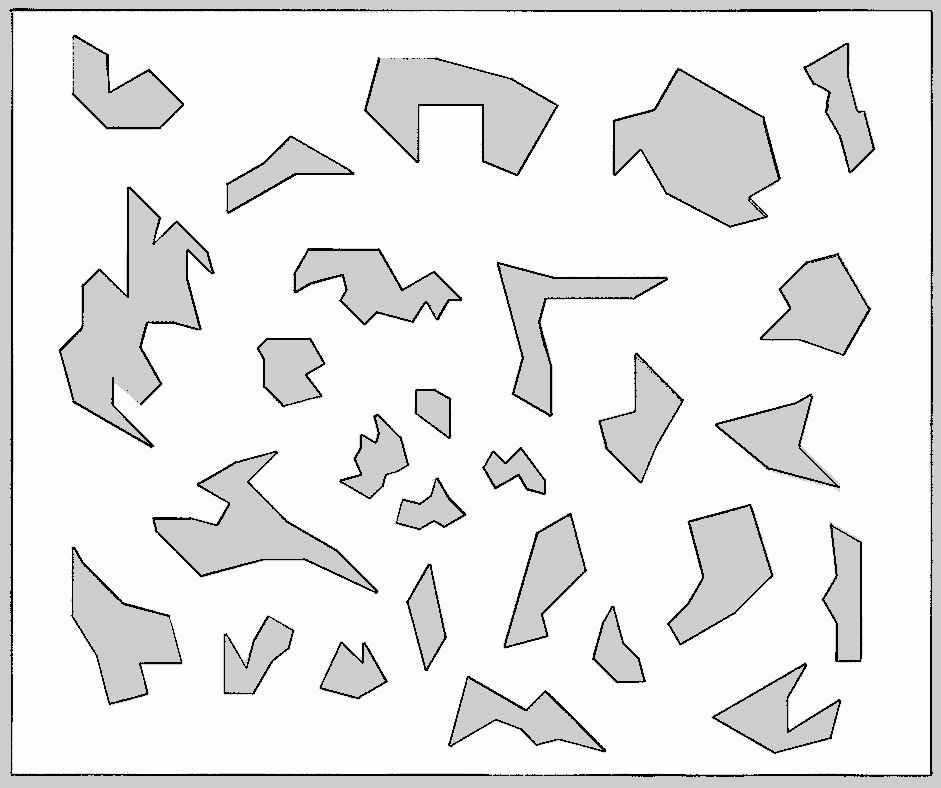
#> input picture ros-kinectic-crowdwork/gazebo_source/Menge/examples/core/periodic/gazebo3.pgm, 941 x 788 px
$ python agent_loc.py
#> lines starting #> are read from the running program, lines starting #| are printed output that depends on the picture
import numpy as np
import cv2
from matplotlib import pyplot as plt
from sklearn.cluster import KMeans


img = cv2.imread('gazebo3.pgm')
#> img is the input picture: shape (788, 941, 3); min 0, max 254, mean 233.4
kernel = cv2.getStructuringElement(cv2.MORPH_RECT,(19, 19))
img_dilated = cv2.erode(img, kernel)
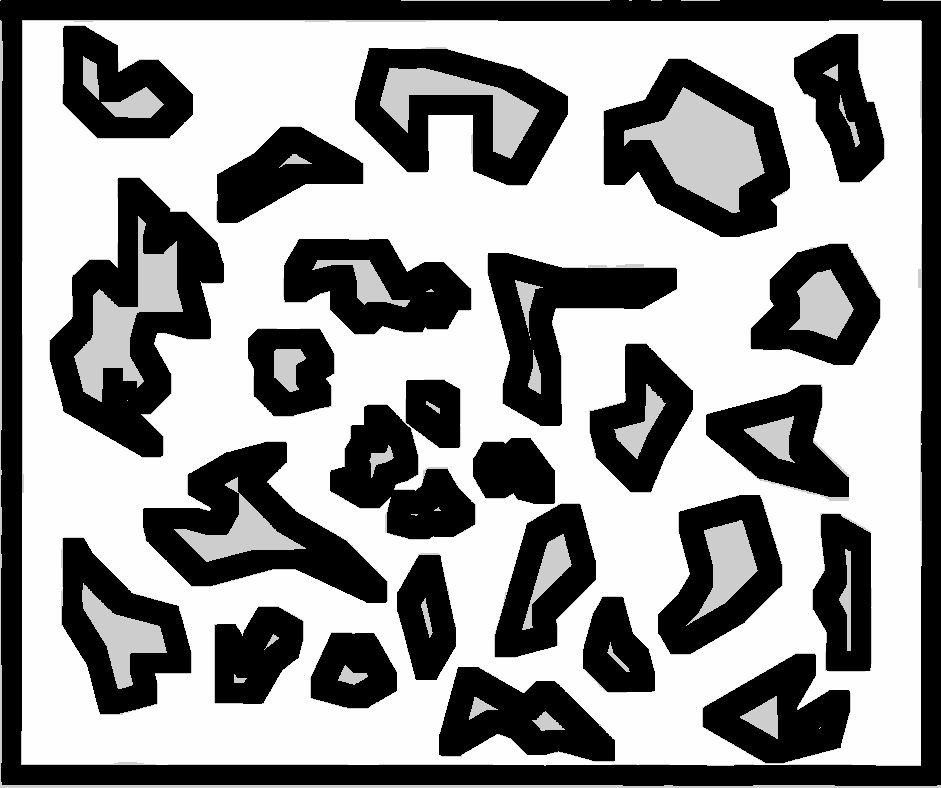
#> img_dilated: shape (788, 941, 3); min 0, max 254, mean 147
plt.imshow(img_dilated)
plt.show()

gray = cv2.cvtColor(img_dilated,cv2.COLOR_BGR2GRAY)
print(np.shape(gray))
#| (788, 941)

img_high = np.shape(gray)[0]
#> img_high = 788
img_width = np.shape(gray)[1]
#> img_width = 941

# pixel 941 x 788
def pixel_to_world(pixel_x, pixel_y):
    world_x = (pixel_x - img_width/2.0)*0.05
    world_y = -(pixel_y - img_high/2.0)*0.05
    return world_x, world_y

format = '<Agent p_x=\"%.3f\" p_y=\"%.3f\" />\n'
b = format%(0.2, 0.3)
print(b)

file_name  = open('agent_loc.txt', 'w')
num_agent = 100
valid_num = 0
while valid_num < num_agent:
    sead_x = np.random.random() * img_width
    sead_y = np.random.random() * img_high
    if(gray[int(sead_y),int(sead_x)] != 254):
        continue
    valid_num += 1
    world_sead_x, world_sead_y = pixel_to_world(sead_x, sead_y)
    print(world_sead_x)
    file_name.write(format%(world_sead_x, world_sead_y))
#> after the loop, valid_num = 100
